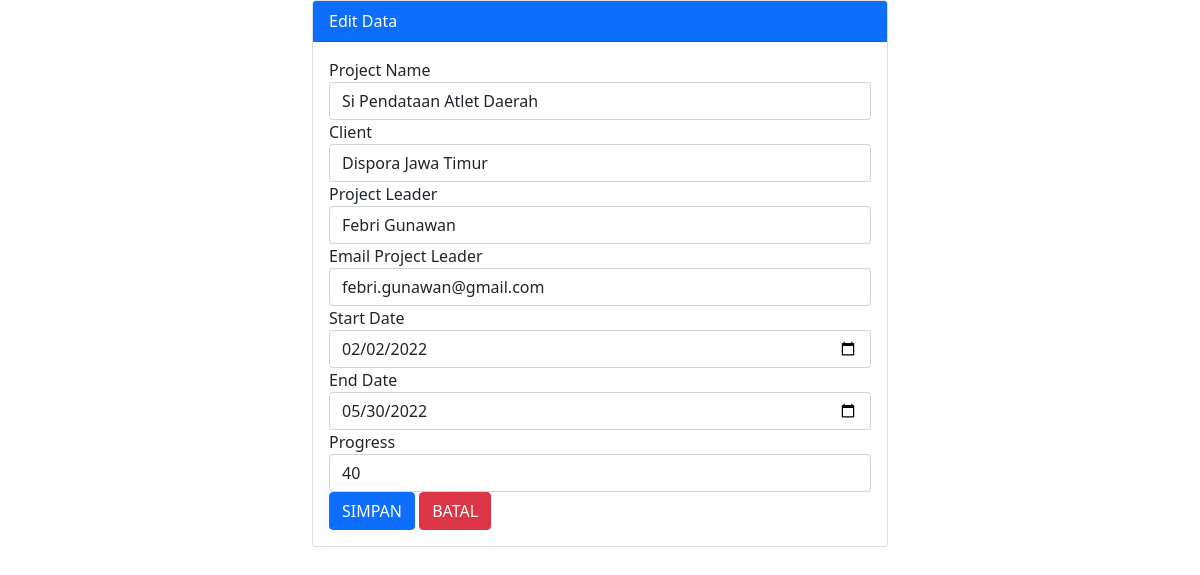
The page /edit_data.php?id=4 on the database its author committed.
### tables this page shows
CREATE TABLE `campaign` (
  `id` int(11) NOT NULL,
  `project_name` varchar(255) NOT NULL,
  `client` varchar(255) NOT NULL,
  `project_leader` varchar(255) NOT NULL,
  `email` varchar(50) NOT NULL,
  `created_at` date NOT NULL,
  `end_at` date NOT NULL,
  `progress` int(11) NOT NULL
);

### edit_data.php (the view, shortened to what this page needs)
<?php
include "koneksi.php";
$id = $_GET['id'];
$ambilData = mysqli_query($koneksidb, "SELECT * FROM campaign WHERE id='$id'");
$data = mysqli_fetch_array($ambilData);
?>
<!DOCTYPE html>
<html lang="en">
<head>
    <link href="https://cdn.jsdelivr.net/npm/bootstrap@5.1.3/dist/css/bootstrap.min.css" rel="stylesheet">
</head>
<body>
    <div class="container col-md-6">
        <div class="card">
            <div class="card-header bg-primary text-white">
                Edit Data
            </div>
            <div class="card-body">
                <form action="" method="POST" class="form-item">
                    <div class="form-group">
                        <label for="NIM">Project Name</label>
                        <input type="text" name="project_name" value="<?php echo $data['project_name'] ?>" class="form-control col-md-9" placeholder="Masukkan Nama Project">
                    </div>
                    <div class="form-group">
                        <label for="Nama">Client</label>
                        <input type="text" name="client" value="<?php echo $data['client'] ?>" class="form-control col-md-9" placeholder="Masukkan Nama Client">
                    </div>
                    <div class="form-group">
                        <label for="Jurusan">Project Leader</label>
                        <input type="text" name="project_leader" value="<?php echo $data['project_leader'] ?>" class="form-control col-md-9" placeholder="Masukkan Nama Project Leader">
                    </div>
                    <div class="form-group">
                        <label for="Jurusan">Email Project Leader</label>
                        <input type="text" name="email" value="<?php echo $data['email'] ?>" class="form-control col-md-9" placeholder="Masukkan Nama Project Leader">
                    </div>
                    <div class="form-group">
                        <label for="Jurusan">Start Date</label>
                        <input type="date" name="created_at" value="<?php echo $data['created_at'] ?>" class="form-control col-md-9">
                    </div>
                    <div class="form-group">
                        <label for="Jurusan">End Date </label>
                        <input type="date" name="end_at" value="<?php echo $data['end_at'] ?>" class="form-control col-md-9">
                    </div>
                    <div class="form-group">
                        <label for="Asal">Progress</label>
                        <input type="number" name="progress" value="<?php echo $data['progress'] ?>" class="form-control col-md-9" placeholder="Masukkan Progres">
                    </div>
                    <button type="submit" class="btn btn-primary" name="simpan">SIMPAN</button>
                    <button type="reset" class="btn btn-danger">BATAL</button>
                </form>
            </div>
        </div>
    </div>
</body>
</html>

### rows shown on the page
campaign: project_name "Si Pendataan Atlet Daerah", client "Dispora Jawa Timur", project_leader "Febri Gunawan", email "febri.gunawan@gmail.com", created_at "02/02/2022", end_at "05/30/2022", progress "40"
